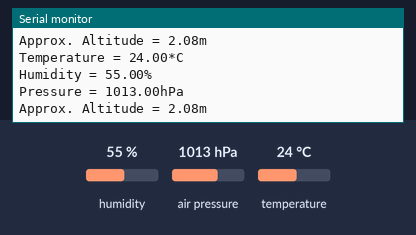
This sketch was run on a simulated Arduino Uno, built with avr-gcc and run on an emulated ATmega328P. Parts: the last lines printed to the serial monitor. The inputs (shaded band) are chosen by the test bench; at power-on: humidity 55 %, air pressure 1013 hPa, temperature 24 °C.

Above: at 1.2 s.
1.3 s: humidity set to 22 %
At 2.5 s:
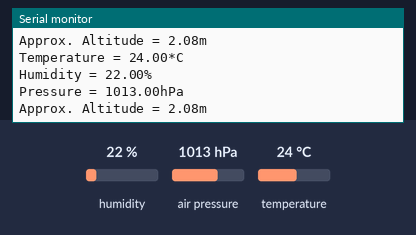
2.8 s: air pressure set to 952 hPa
At 4.0 s:
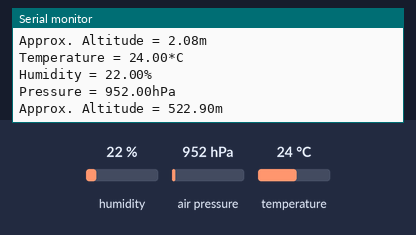

The sketch:

Arduino-BME280.ino
```cpp
//Import all required libraries to support BME280 sensor
#include <Wire.h>
#include <Adafruit_Sensor.h>
#include <Adafruit_BME280.h>
#define SEALEVELPRESSURE_HPA (1013.25) // Define Pressure read parameter
Adafruit_BME280 bme; //Initialize BME sensor

void setup() {
  Serial.begin(9600);

  if (!bme.begin(0x76)) {
    Serial.println("Could not find a valid BME280 sensor, check wiring!");
    while (1);
  }
  Serial.println("Microdigisoft Tutorials");
  Serial.println("BME280 digital sensor Measurment!");
}

void loop() {
  Serial.print("Temperature = ");
  Serial.print(bme.readTemperature());
  Serial.println("*C");

  Serial.print("Humidity = ");
  Serial.print(bme.readHumidity());
  Serial.println("%");

  Serial.print("Pressure = ");
  Serial.print(bme.readPressure() / 100.0F);
  Serial.println("hPa");

  Serial.print("Approx. Altitude = ");
  Serial.print(bme.readAltitude(SEALEVELPRESSURE_HPA));
  Serial.println("m");

  Serial.println();
  delay(1000);

}
```

Measured:
- after the input at 1.3 s, the serial monitor: prints a new line after 0.84 s (image 1)
- after the input at 2.8 s, the serial monitor: prints a new line after 0.39 s (image 2)
